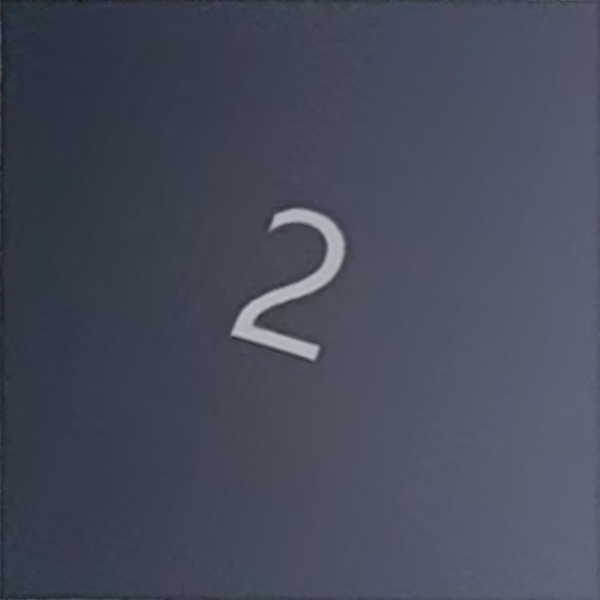
#> input picture data/square_3.png, 600 x 600 px, found by its file name
$ python makepic.py
#> lines starting #> are read from the running program, lines starting #| are printed output that depends on the picture; after the words box and inside, x2 and y2 are one past the last pixel; in counts of white or black regions, pixels touching at a corner belong together
import cv2
import numpy as np
import os
import random

def augment_squares_random_range(
    input_files,
    output_folder="augmented_squares",
    num_per_square=30,
    min_size=50,
    max_size=300
):
    """
    处理正方形图片：二值化 -> 在[min, max]区间随机选分辨率 -> 批量保存
    """
#> called with output_folder = 'augmented_squares', num_per_square = 30, min_size = 50, max_size = 300
    # 1. 创建输出文件夹
    os.makedirs(output_folder, exist_ok=True)

    # 2. 遍历处理每个输入文件
    for file_idx, file_path in enumerate(input_files, 1):
        # 读取图片（灰度模式）
        img = cv2.imread(file_path, cv2.IMREAD_GRAYSCALE)
#> img: shape (600, 600); min 21, max 192, mean 75
        if img is None:
            print(f"⚠️  无法读取文件：{file_path}，已跳过")
            continue

        # 3. 二值化处理
        _, binary_img = cv2.threshold(
            img, 150, 255,
            cv2.THRESH_BINARY
        )
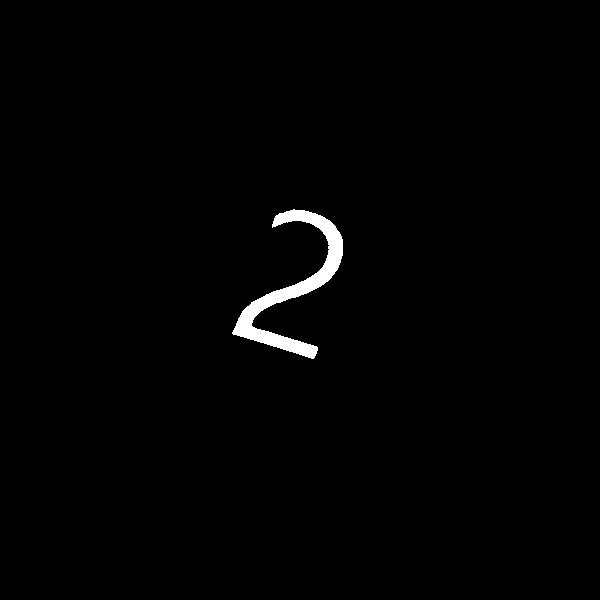
#> binary_img: shape (600, 600); 1.1% white; 1 white region, box (x1, y1, x2, y2) and area: (232, 209, 343, 359) 3802

        print(f"正在处理第{file_idx}个正方形，生成{num_per_square}张随机分辨率图片...")

        # 4. 生成30张图片
        for i in range(num_per_square):
            # 【核心逻辑】在 min_size 到 max_size 之间随机抽取一个整数作为边长
            target_size = random.randint(min_size, max_size)

            # 随机选择插值方法
            interpolation = random.choice([
                cv2.INTER_AREA,
                cv2.INTER_CUBIC,
                cv2.INTER_LINEAR
            ])

            # 执行Resize
            resized_img = cv2.resize(
                binary_img,
                (target_size, target_size),
                interpolation=interpolation
            )

            # 5. 保存文件（文件名中标注具体分辨率，方便查看）
            save_name = f"square_{file_idx}_{str(i+1).zfill(3)}_{target_size}x{target_size}.png"
            save_path = os.path.join(output_folder, save_name)
            cv2.imwrite(save_path, resized_img)
#> pass 2 of the loop in augment_squares_random_range, `for file_idx, file_path in enumerate(input_files, 1):`:
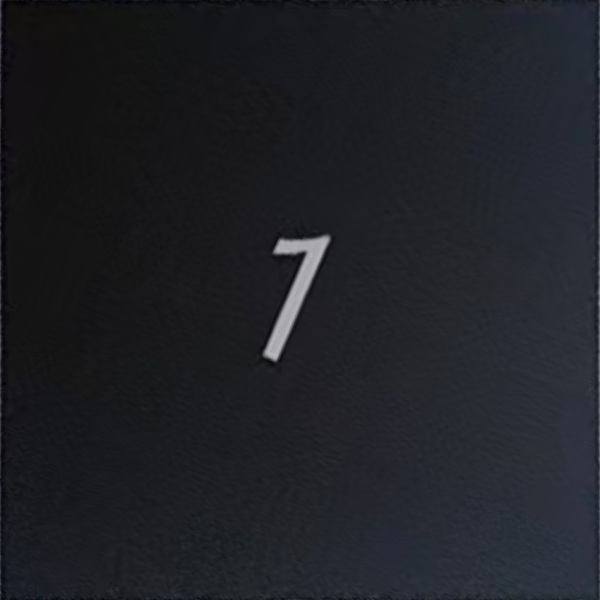
#> input picture data/square_4.png, 600 x 600 px, found by its file name
#> in augment_squares_random_range, `_, binary_img = cv2.threshold( img, 150, 255, cv2.THRESH_BINARY )`:
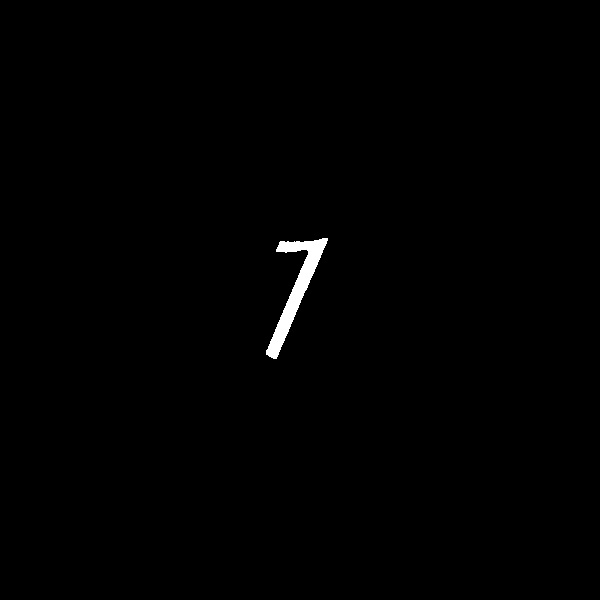
#> binary_img: shape (600, 600); 0.55% white; 1 white region, box (x1, y1, x2, y2) and area: (266, 238, 328, 359) 1994
#> the loop in augment_squares_random_range, `for i in range(num_per_square):` made 30 passes
#> (target_size, interpolation, save_name) on passes 1 to 8: (73, 1, 'square_2_001_73x73.png'), (265, 2, 'square_2_002_265x265.png'), (231, 1, 'square_2_003_231x231.png'), (210, 3, 'square_2_004_210x210.png'), (206, 2, 'square_2_005_206x206.png'), (261, 2, 'square_2_006_261x261.png'), (112, 1, 'square_2_007_112x112.png'), (133, 1, 'square_2_008_133x133.png')
#> pass 3 of the loop in augment_squares_random_range, `for file_idx, file_path in enumerate(input_files, 1):`:
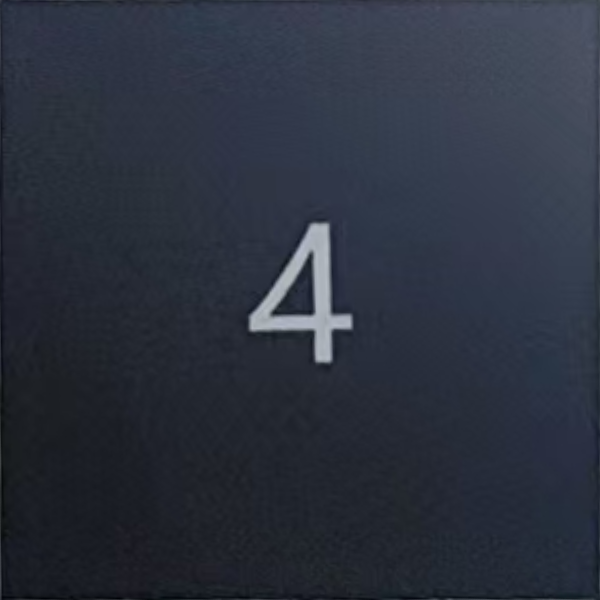
#> input picture data/square_5.png, 600 x 600 px, found by its file name
#> in augment_squares_random_range, `_, binary_img = cv2.threshold( img, 150, 255, cv2.THRESH_BINARY )`:
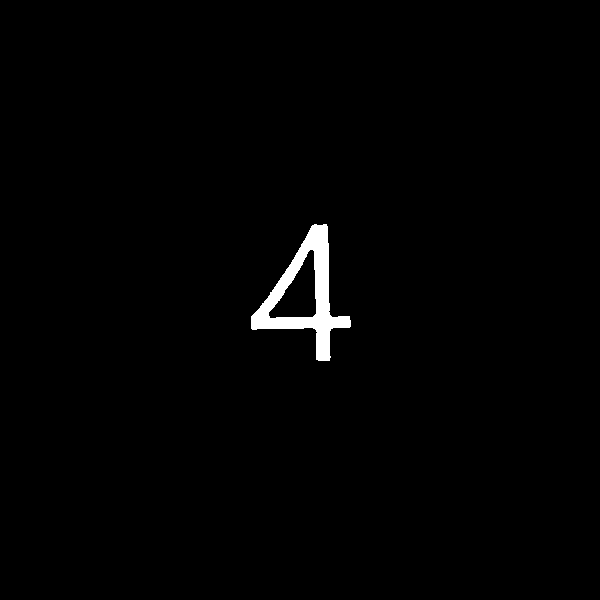
#> binary_img: shape (600, 600); 1.1% white; 1 white region, box (x1, y1, x2, y2) and area: (251, 224, 351, 361) 4072
#> the loop in augment_squares_random_range, `for i in range(num_per_square):` made 30 passes
#> (target_size, interpolation, save_name) on passes 1 to 8: (260, 3, 'square_3_001_260x260.png'), (58, 1, 'square_3_002_58x58.png'), (218, 2, 'square_3_003_218x218.png'), (171, 3, 'square_3_004_171x171.png'), (72, 1, 'square_3_005_72x72.png'), (243, 3, 'square_3_006_243x243.png'), (274, 3, 'square_3_007_274x274.png'), (286, 3, 'square_3_008_286x286.png')
#> the loop made 4 passes; the first 3 are shown

    print(f"\n🎉 全部处理完成！结果已保存至文件夹：{output_folder}")
#| 🎉 全部处理完成！结果已保存至文件夹：augmented_squares

# ------------------- 执行入口 -------------------
if __name__ == "__main__":
    # 请确保文件名与上一步提取的文件名一致
    INPUT_FILES = [
        "data\square_3.png",
        "data\square_4.png",
        "data\square_5.png",
        "data\square_6.png"
    ]

    try:
        augment_squares_random_range(
            input_files=INPUT_FILES,
            num_per_square=30,
            min_size=50,   # 最小分辨率（包含）
            max_size=300   # 最大分辨率（包含）
        )
    except Exception as e:
        print(f"执行出错：{e}")
